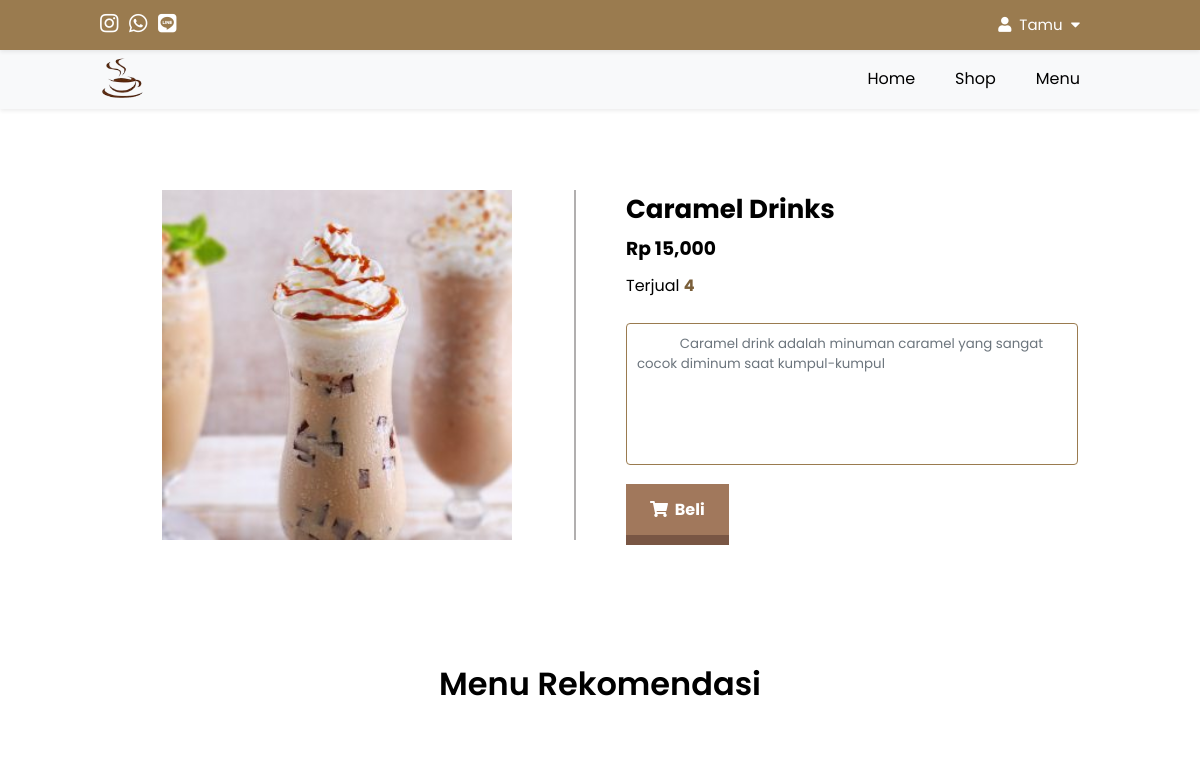
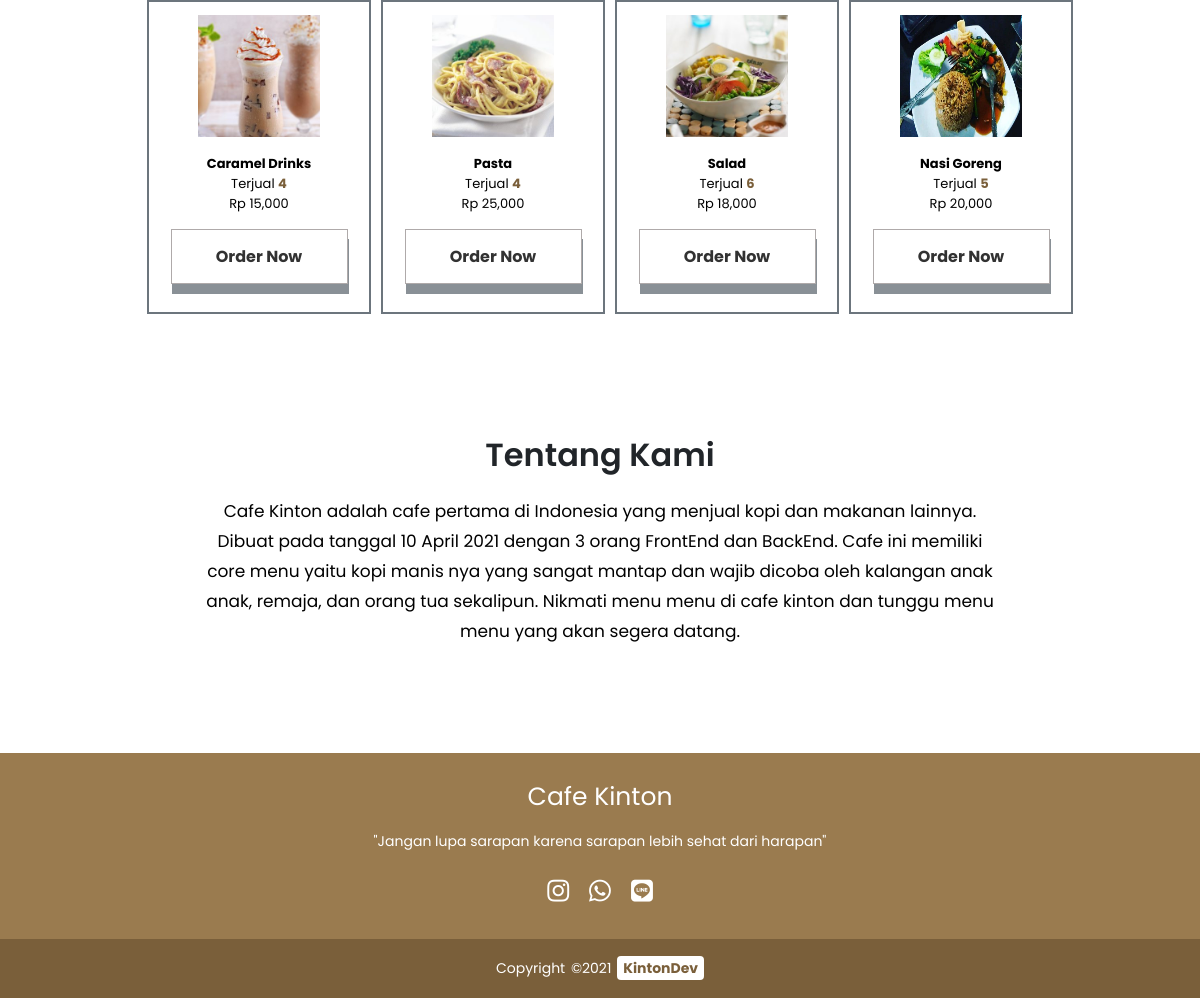
Screenshot of /shop/shop-detail.php?id=24 with the database file from the repository (2 pictures, top to bottom).
### tables this page shows
CREATE TABLE `tbl_product` (
  `id` int(11) NOT NULL,
  `gambar` varchar(200) NOT NULL,
  `nama_product` varchar(200) NOT NULL,
  `harga` int(11) NOT NULL,
  `tgl_tambah` varchar(200) NOT NULL,
  `terjual` int(11) NOT NULL,
  `deskripsi` text NOT NULL
);

### config/config.php (called while the page is built, shortened)
<?php
$hostname = "localhost";
$username = "root";
$password = "";
$database = "db_cafe";
$koneksi = mysqli_connect($hostname, $username, $password, $database);
function queryProduct($queryProduct) {
    global $koneksi;
    $hasil = mysqli_query($koneksi, $queryProduct);
    $tampungBaris = [];
    while($baris = mysqli_fetch_assoc($hasil)) {
        $tampungBaris[] = $baris;
    }
    return $tampungBaris;
}
?>

### shop/shop-detail.php (the view, shortened to what this page needs)
<?php
require '../config/config.php';
$id = $_GET['id'];
$dataProduct = queryProduct("SELECT * FROM tbl_product WHERE id = $id")[0];
$dataRekomendasiProduct = queryProduct("SELECT * FROM tbl_product");
?>
<!DOCTYPE html>
<html lang="en">
<head>
    <link rel="stylesheet" href="https://cdnjs.cloudflare.com/ajax/libs/font-awesome/5.15.3/css/all.min.css" />
    <link rel="stylesheet" href="../css/shop-detail.css?v=<?php echo time(); ?>">
</head>
<body>
<header class="navbar-top">
    <div class="social-media">
        <a class="sosmed" id="m-1" href="#"><i class="fab fa-instagram"></i></a>
        <a class="sosmed" id="m-2" href="#"><i class="fab fa-whatsapp"></i></a>
        <a class="sosmed" href="#"><i class="fab fa-line"></i></a>
    </div>
    <nav>
        <ul>
            <li class="dropdown1"><a href="#"><i class="fas fa-user"></i>&nbsp;
                <?php
                if(isset($_SESSION['login'])) {
                    echo $_SESSION['username'];
                } else {
                    echo "Tamu";
                }
                ?>
            &nbsp;<i class="fas fa-caret-down"></i></a>
            </li>
        </ul>
    </nav>
</header>
<header class="nav-top-mg">
    <div class="logo">
        <a href="../index.php">
            <img class="logo-img" src="../img/coffee.png">
        </a>
    </div>
    <nav class="nav-bot">
        <ul>
            <li><a href="../index.php">Home</a></li>
            <li><a href="shop.php">Shop</a></li>
            <li><a href="../menu/menu.php">Menu</a></li>
        </ul>
    </nav>
</header>
<div class="container-detail">
    <div class="detail-left">
        <center><img src="../uploads/<?= $dataProduct['gambar']; ?>"/></center>
    </div>
    <div class="detail-right">
        <h1><?= $dataProduct['nama_product']; ?></h1>
    <div class="price">
        <h3>Rp <?= number_format($dataProduct['harga']); ?></h3>
    </div>
    <div class="terjual">
        <p>Terjual <span class="terjual-counter"><?= $dataProduct['terjual']; ?></span></p>
    </div>
    <div class="deskripsi">
        <textarea disabled>
            <?= $dataProduct['deskripsi']; ?>
        </textarea>
    </div>
    <div class="order-button">
        <a href="../checkout/order.php?id=<?= $dataProduct['id']; ?>">
            <span class="btn order"><i class="fas fa-shopping-cart"></i>&nbsp;&nbsp;Beli</span>
        </a>
    </div>
    </div>
</div>
<h1 class="title-rekomen">Menu Rekomendasi</h1>
<div class="rekomen-wrapper">
      <div class="container-rekomen">
      <div class="rekomen">
            <div class="logo">
              <img class="resize-image" src="../uploads/<?= $dataRekomendasiProduct[0]['gambar']; ?>"/>
            </div>
            <div class="title">
              <h3><?= $dataRekomendasiProduct[0]['nama_product']; ?></h3>
            </div>
            <div class="content">
              <p>Terjual <span class="terjual-counter"><?= $dataRekomendasiProduct[0]['terjual']; ?></span></p>
              <p>Rp <?= number_format($dataRekomendasiProduct[0]['harga']); ?></p>
            </div>
            <a href="shop-detail.php?id=<?= $dataRekomendasiProduct[0]['id']; ?>">
            <div class="btn-rekomen">
                <span class="btn-rek rekomen-btn">Order Now</span>
            </div>
          </a>
        </div>
        <div class="rekomen">
            <div class="logo">
              <img class="resize-image" src="../uploads/<?= $dataRekomendasiProduct[1]['gambar']; ?>"/>
            </div>
            <div class="title">
              <h3><?= $dataRekomendasiProduct[1]['nama_product']; ?></h3>
            </div>
            <div class="content">
              <p>Terjual <span class="terjual-counter"><?= $dataRekomendasiProduct[1]['terjual']; ?></span></p>
              <p>Rp <?= number_format($dataRekomendasiProduct[1]['harga']); ?></p>
            </div>
            <a href="shop-detail.php?id=<?= $dataRekomendasiProduct[1]['id']; ?>">
            <div class="btn-rekomen">
                <span class="btn-rek rekomen-btn">Order Now</span>
            </div>
          </a>
        </div>
        <div class="rekomen">
            <div class="logo">
              <img class="resize-image" src="../uploads/<?= $dataRekomendasiProduct[2]['gambar']; ?>"/>
            </div>
            <div class="title">
              <h3><?= $dataRekomendasiProduct[2]['nama_product']; ?></h3>
            </div>
            <div class="content">
              <p>Terjual <span class="terjual-counter"><?= $dataRekomendasiProduct[2]['terjual']; ?></span></p>
              <p>Rp <?= number_format($dataRekomendasiProduct[2]['harga']); ?></p>
            </div>
            <a href="shop-detail.php?id=<?= $dataRekomendasiProduct[2]['id']; ?>">
            <div class="btn-rekomen">
                <span class="btn-rek rekomen-btn">Order Now</span>
            </div>
          </a>
        </div>
        <div class="rekomen">
            <div class="logo">
              <img class="resize-image" src="../uploads/<?= $dataRekomendasiProduct[3]['gambar']; ?>"/>
            </div>
            <div class="title">
              <h3><?= $dataRekomendasiProduct[3]['nama_product']; ?></h3>
            </div>
            <div class="content">
              <p>Terjual <span class="terjual-counter"><?= $dataRekomendasiProduct[3]['terjual']; ?></span></p>
              <p>Rp <?= number_format($dataRekomendasiProduct[3]['harga']); ?></p>
            </div>
            <a href="shop-detail.php?id=<?= $dataRekomendasiProduct[3]['id']; ?>">
            <div class="btn-rekomen">
                <span class="btn-rek rekomen-btn">Order Now</span>
            </div>
          </a>
        </div>
      </div>
    </div>
<section class="tentang">
    <div class="container2">
        <h1 class="title-form">Tentang Kami</h1>
        <p class="text-about">Cafe Kinton adalah cafe pertama di Indonesia yang menjual kopi dan makanan lainnya.
            Dibuat pada tanggal 10 April 2021 dengan 3 orang FrontEnd dan BackEnd.
            Cafe ini memiliki core menu yaitu kopi manis nya yang sangat mantap dan wajib dicoba oleh kalangan anak anak,
            remaja, dan orang tua sekalipun. Nikmati menu menu di cafe kinton dan tunggu menu menu yang akan segera datang.</p>
    </div>
</section>
<footer>
    <div class="footer-content">
        <h3>Cafe Kinton</h3>
        <p>"Jangan lupa sarapan karena sarapan lebih sehat dari harapan"</p>
        <ul class="medsos">
            <li><a class="sosmed" id="m-1" href="#"><i class="fab fa-instagram"></i></a></li>
            <li><a class="sosmed" id="m-2" href="#"><i class="fab fa-whatsapp"></i></a></li>
            <li><a class="sosmed" href="#"><i class="fab fa-line"></i></a></li>
        </ul>
    </div>
    <div class="footer-bottom">
        <p>Copyright &copy;2021 <a href="../developer/kintondev.php" target="_blank" class="dev">KintonDev</a></p>
    </div>
</footer>
</body>
</html>

### rows the page displays
tbl_product: gambar (picture), nama_product "Caramel Drinks", harga "15,000", terjual "4", deskripsi "Caramel drink adalah minuman caramel yang sangat cocok diminum saat kumpul-kumpul"
tbl_product: gambar (picture), nama_product "Pasta", terjual "4", harga "25,000"
tbl_product: gambar (picture), nama_product "Salad", terjual "6", harga "18,000"
tbl_product: gambar (picture), nama_product "Nasi Goreng", terjual "5", harga "20,000"
